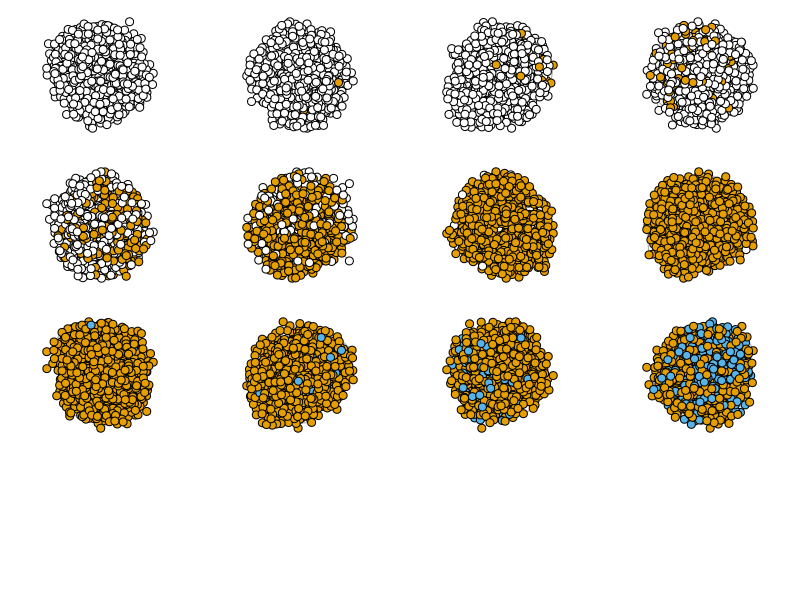

Source code (R): (Note: a time limit stopped this script after it produced the figure.)
library(igraph)

# g=sample_smallworld(dim=1, luecke_a, nei=3, p=0.4)
luecke_a = 1001
# infect = sample(1:vcount(g),luecke_b)
luecke_b = 1
# infections[infect] = luecke_c
luecke_c = 1
# tage[infect]
luecke_d = 3
# for (i in 1:luecke_e) 
luecke_e = 30
# for (knoten in which(infections==luecke_f))
luecke_f = 1
# if (tage[knoten]==luecke_g){
luecke_g = 7
# infections[knoten]=luecke_h
luecke_h = 2
luecke_i = 55
luecke_j = 1
luecke_k = 2
luecke_l = 14


#### Ausgangssituation ######
#infections = Status des Knotens 
#(0=anfaellig, 1=infiziert, 2=immun)
#tage = Tage seit Ansteckung des Knotens
g=sample_smallworld(dim=1, luecke_a, nei=3, p=0.4)
infections = rep(0,vcount(g))
tage = rep(0,vcount(g))

#Patient Null infizieren
infect = sample(1:vcount(g),luecke_b)
infections[infect] = luecke_c
tage[infect] = luecke_d

##### Simulation ######
par(mfrow=c(4,4), mar=c(1,1,1,1))

for (i in 1:luecke_e) {
  print(i)
  #Besuche alle infizierten Knoten
  for (knoten in which(infections==luecke_f)){ 
  
    #Erhoehe die Anzahl an Tagen seit Ansteckung
    tage[knoten]=tage[knoten]+1
    print(tage[knoten])
    
    #Immun werden (nach .. Tagen)
    if (tage[knoten]==luecke_g){
      infections[knoten]=luecke_h
    }
    #oder Nachbarn infizieren
    else {
      #Speichere alle Nachbarn
      neig=neighbors(g,knoten)
      #Waehle die nicht-immunen Nachbarn aus
      neig=neig[infections[neig]==0] 
      #Stecke die nicht-immunen Nachbarn mit einer gewissen
      #Wahrscheinlichkeit an
      p=sample(1:100,length(neig),replace=T)
      neig=neig[p<=luecke_i]
      infections[neig] = luecke_j
    }
  }
  #Besuche alle immunen Knoten
  for (knoten in which(infections==luecke_k)){ 
    #Erhoehe die Anzahl an Tagen seit Ansteckung
    tage[knoten]=tage[knoten]+1
    
    #Immunisierung verlieren (falls .. Tage vergangen sind)
    if (tage[knoten]==luecke_l){
      infections[knoten]=0 #Infizierung zuruecksetzen
      tage[knoten]=0 #Tage seit Ansteckung zuruecksetzen
    }
  }
  #Plotte das Netzwerk
  plot(g, vertex.color=infections, vertex.label=NA)
}
